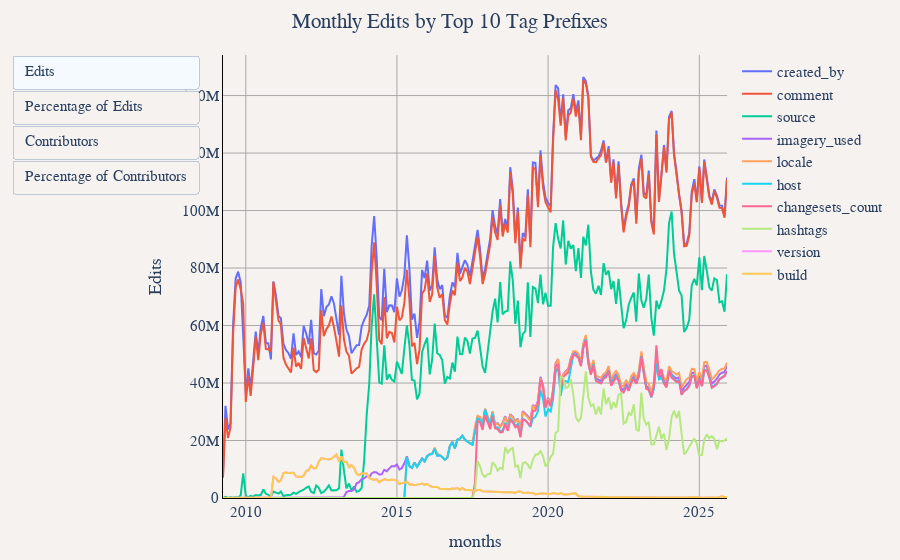

Notebook code cell kept with this figure:
### Markdown cell above
## Monthly Top 10 Tag Prefixes: Edits, Contributors, and Percentage Analysis

### Code cell
# Get top 10 tag prefixes by total edits
df = duckdb.sql("""
WITH tags_expanded AS (
    SELECT 
        year,
        month,
        user_name,
        edit_count,
        unnest(all_tags) as tag_prefix
    FROM '../changeset_data/year=*/month=*/*.parquet'
    WHERE all_tags IS NOT NULL
),
top_tags AS (
    SELECT tag_prefix
    FROM (
        SELECT
            tag_prefix,
            SUM(edit_count) as total_edits
        FROM tags_expanded
        GROUP BY tag_prefix
        ORDER BY total_edits DESC
        LIMIT 10
    )
),
monthly_tag_data AS (
    SELECT 
        te.year,
        te.month,
        CONCAT(te.year, '-', LPAD(CAST(te.month as VARCHAR), 2, '0')) as months,
        te.tag_prefix,
        COUNT(DISTINCT te.user_name) as contributors,
        SUM(te.edit_count) as edits
    FROM tags_expanded te
    WHERE te.tag_prefix IN (SELECT tag_prefix FROM top_tags)
    GROUP BY te.year, te.month, te.tag_prefix
),
monthly_total_contributors AS (
    SELECT 
        year,
        month,
        CONCAT(year, '-', LPAD(CAST(month as VARCHAR), 2, '0')) as months,
        COUNT(DISTINCT user_name) as total_contributors
    FROM '../changeset_data/year=*/month=*/*.parquet'
    WHERE all_tags IS NOT NULL
    GROUP BY year, month
),
monthly_total_edits AS (
    SELECT 
        year,
        month,
        CONCAT(year, '-', LPAD(CAST(month as VARCHAR), 2, '0')) as months,
        SUM(edit_count) as total_edits
    FROM '../changeset_data/year=*/month=*/*.parquet'
    WHERE all_tags IS NOT NULL
    GROUP BY year, month
)
SELECT 
    mtd.months,
    mtd.tag_prefix,
    mtd.contributors as "Contributors",
    mtd.edits as "Edits",
    ROUND((mtd.contributors * 100.0) / mtc.total_contributors, 2) as 'Percentage of Contributors',
    ROUND((mtd.edits * 100.0) / mte.total_edits, 2) as 'Percentage of Edits'
FROM monthly_tag_data mtd
JOIN monthly_total_contributors mtc ON mtd.months = mtc.months
JOIN monthly_total_edits mte ON mtd.months = mte.months
ORDER BY mtd.year, mtd.month, mtd.tag_prefix
""").df()

util.show_figure(
    [
        util.FigureConfig(
            title="Monthly Edits by Top 10 Tag Prefixes",
            label="Edits",
            x_col="months",
            y_col="Edits",
            group_col="tag_prefix",
            query_or_df=df,
        ),
        util.FigureConfig(
            title="Monthly Percentage of Edits by Top 10 Tag Prefixes",
            label="Percentage of Edits",
            x_col="months",
            y_col="Percentage of Edits",
            y_unit_hover_template="%",
            group_col="tag_prefix",
            query_or_df=df,
        ),
        util.FigureConfig(
            title="Monthly Contributors by Top 10 Tag Prefixes",
            label="Contributors",
            x_col="months",
            y_col="Contributors",
            group_col="tag_prefix",
            query_or_df=df,
        ),
        util.FigureConfig(
            title="Monthly Percentage of Contributors by Top 10 Tag Prefixes",
            label="Percentage of Contributors",
            x_col="months",
            y_col="Percentage of Contributors",
            y_unit_hover_template="%",
            group_col="tag_prefix",
            query_or_df=df,
        ),
    ]
)

### Figure 1 — Plotly figure (JSON) as saved in the notebook; plotly's stock layout.template omitted (floating-point values rounded to 4 significant figures; data arrays with more than 128 entries replaced by an {"elided": "..."} marker saying what was removed)
{"data": [{"hovertemplate": "created_by<br>%{x}<br>%{y:,} Edits<extra></extra>", "name": "created_by", "type": "scatter", "visible": true, "x": {"elided": "201 str values"}, "y": {"elided": "201 float values"}}, {"hovertemplate": "comment<br>%{x}<br>%{y:,} Edits<extra></extra>", "name": "comment", "type": "scatter", "visible": true, "x": {"elided": "201 str values"}, "y": {"elided": "201 float values"}}, {"hovertemplate": "source<br>%{x}<br>%{y:,} Edits<extra></extra>", "name": "source", "type": "scatter", "visible": true, "x": {"elided": "201 str values"}, "y": {"elided": "201 float values"}}, {"hovertemplate": "imagery_used<br>%{x}<br>%{y:,} Edits<extra></extra>", "name": "imagery_used", "type": "scatter", "visible": true, "x": {"elided": "201 str values"}, "y": {"elided": "201 float values"}}, {"hovertemplate": "locale<br>%{x}<br>%{y:,} Edits<extra></extra>", "name": "locale", "type": "scatter", "visible": true, "x": {"elided": "201 str values"}, "y": {"elided": "201 float values"}}, {"hovertemplate": "host<br>%{x}<br>%{y:,} Edits<extra></extra>", "name": "host", "type": "scatter", "visible": true, "x": {"elided": "201 str values"}, "y": {"elided": "201 float values"}}, {"hovertemplate": "changesets_count<br>%{x}<br>%{y:,} Edits<extra></extra>", "name": "changesets_count", "type": "scatter", "visible": true, "x": {"elided": "201 str values"}, "y": {"elided": "201 float values"}}, {"hovertemplate": "hashtags<br>%{x}<br>%{y:,} Edits<extra></extra>", "name": "hashtags", "type": "scatter", "visible": true, "x": {"elided": "201 str values"}, "y": {"elided": "201 float values"}}, {"hovertemplate": "version<br>%{x}<br>%{y:,} Edits<extra></extra>", "name": "version", "type": "scatter", "visible": true, "x": {"elided": "201 str values"}, "y": {"elided": "201 float values"}}, {"hovertemplate": "build<br>%{x}<br>%{y:,} Edits<extra></extra>", "name": "build", "type": "scatter", "visible": true, "x": {"elided": "201 str values"}, "y": {"elided": "201 float values"}}, {"hovertemplate": "created_by<br>%{x}<br>%{y:,} %<extra></extra>", "name": "created_by", "type": "scatter", "visible": false, "x": {"elided": "201 str values"}, "y": {"elided": "201 float values"}}, {"hovertemplate": "comment<br>%{x}<br>%{y:,} %<extra></extra>", "name": "comment", "type": "scatter", "visible": false, "x": {"elided": "201 str values"}, "y": {"elided": "201 float values"}}, {"hovertemplate": "source<br>%{x}<br>%{y:,} %<extra></extra>", "name": "source", "type": "scatter", "visible": false, "x": {"elided": "201 str values"}, "y": {"elided": "201 float values"}}, {"hovertemplate": "imagery_used<br>%{x}<br>%{y:,} %<extra></extra>", "name": "imagery_used", "type": "scatter", "visible": false, "x": {"elided": "201 str values"}, "y": {"elided": "201 float values"}}, {"hovertemplate": "locale<br>%{x}<br>%{y:,} %<extra></extra>", "name": "locale", "type": "scatter", "visible": false, "x": {"elided": "201 str values"}, "y": {"elided": "201 float values"}}, {"hovertemplate": "host<br>%{x}<br>%{y:,} %<extra></extra>", "name": "host", "type": "scatter", "visible": false, "x": {"elided": "201 str values"}, "y": {"elided": "201 float values"}}, {"hovertemplate": "changesets_count<br>%{x}<br>%{y:,} %<extra></extra>", "name": "changesets_count", "type": "scatter", "visible": false, "x": {"elided": "201 str values"}, "y": {"elided": "201 float values"}}, {"hovertemplate": "hashtags<br>%{x}<br>%{y:,} %<extra></extra>", "name": "hashtags", "type": "scatter", "visible": false, "x": {"elided": "201 str values"}, "y": {"elided": "201 float values"}}, {"hovertemplate": "version<br>%{x}<br>%{y:,} %<extra></extra>", "name": "version", "type": "scatter", "visible": false, "x": {"elided": "201 str values"}, "y": {"elided": "201 float values"}}, {"hovertemplate": "build<br>%{x}<br>%{y:,} %<extra></extra>", "name": "build", "type": "scatter", "visible": false, "x": {"elided": "201 str values"}, "y": {"elided": "201 float values"}}, {"hovertemplate": "created_by<br>%{x}<br>%{y:,} Contributors<extra></extra>", "name": "created_by", "type": "scatter", "visible": false, "x": {"elided": "201 str values"}, "y": {"elided": "201 int values"}}, {"hovertemplate": "comment<br>%{x}<br>%{y:,} Contributors<extra></extra>", "name": "comment", "type": "scatter", "visible": false, "x": {"elided": "201 str values"}, "y": {"elided": "201 int values"}}, {"hovertemplate": "source<br>%{x}<br>%{y:,} Contributors<extra></extra>", "name": "source", "type": "scatter", "visible": false, "x": {"elided": "201 str values"}, "y": {"elided": "201 int values"}}, {"hovertemplate": "imagery_used<br>%{x}<br>%{y:,} Contributors<extra></extra>", "name": "imagery_used", "type": "scatter", "visible": false, "x": {"elided": "201 str values"}, "y": {"elided": "201 int values"}}, {"hovertemplate": "locale<br>%{x}<br>%{y:,} Contributors<extra></extra>", "name": "locale", "type": "scatter", "visible": false, "x": {"elided": "201 str values"}, "y": {"elided": "201 int values"}}, {"hovertemplate": "host<br>%{x}<br>%{y:,} Contributors<extra></extra>", "name": "host", "type": "scatter", "visible": false, "x": {"elided": "201 str values"}, "y": {"elided": "201 int values"}}, {"hovertemplate": "changesets_count<br>%{x}<br>%{y:,} Contributors<extra></extra>", "name": "changesets_count", "type": "scatter", "visible": false, "x": {"elided": "201 str values"}, "y": {"elided": "201 int values"}}, {"hovertemplate": "hashtags<br>%{x}<br>%{y:,} Contributors<extra></extra>", "name": "hashtags", "type": "scatter", "visible": false, "x": {"elided": "201 str values"}, "y": {"elided": "201 int values"}}, {"hovertemplate": "version<br>%{x}<br>%{y:,} Contributors<extra></extra>", "name": "version", "type": "scatter", "visible": false, "x": {"elided": "201 str values"}, "y": {"elided": "201 int values"}}, {"hovertemplate": "build<br>%{x}<br>%{y:,} Contributors<extra></extra>", "name": "build", "type": "scatter", "visible": false, "x": {"elided": "201 str values"}, "y": {"elided": "201 int values"}}, {"hovertemplate": "created_by<br>%{x}<br>%{y:,} %<extra></extra>", "name": "created_by", "type": "scatter", "visible": false, "x": {"elided": "201 str values"}, "y": {"elided": "201 float values"}}, {"hovertemplate": "comment<br>%{x}<br>%{y:,} %<extra></extra>", "name": "comment", "type": "scatter", "visible": false, "x": {"elided": "201 str values"}, "y": {"elided": "201 float values"}}, {"hovertemplate": "source<br>%{x}<br>%{y:,} %<extra></extra>", "name": "source", "type": "scatter", "visible": false, "x": {"elided": "201 str values"}, "y": {"elided": "201 float values"}}, {"hovertemplate": "imagery_used<br>%{x}<br>%{y:,} %<extra></extra>", "name": "imagery_used", "type": "scatter", "visible": false, "x": {"elided": "201 str values"}, "y": {"elided": "201 float values"}}, {"hovertemplate": "locale<br>%{x}<br>%{y:,} %<extra></extra>", "name": "locale", "type": "scatter", "visible": false, "x": {"elided": "201 str values"}, "y": {"elided": "201 float values"}}, {"hovertemplate": "host<br>%{x}<br>%{y:,} %<extra></extra>", "name": "host", "type": "scatter", "visible": false, "x": {"elided": "201 str values"}, "y": {"elided": "201 float values"}}, {"hovertemplate": "changesets_count<br>%{x}<br>%{y:,} %<extra></extra>", "name": "changesets_count", "type": "scatter", "visible": false, "x": {"elided": "201 str values"}, "y": {"elided": "201 float values"}}, {"hovertemplate": "hashtags<br>%{x}<br>%{y:,} %<extra></extra>", "name": "hashtags", "type": "scatter", "visible": false, "x": {"elided": "201 str values"}, "y": {"elided": "201 float values"}}, {"hovertemplate": "version<br>%{x}<br>%{y:,} %<extra></extra>", "name": "version", "type": "scatter", "visible": false, "x": {"elided": "201 str values"}, "y": {"elided": "201 float values"}}, {"hovertemplate": "build<br>%{x}<br>%{y:,} %<extra></extra>", "name": "build", "type": "scatter", "visible": false, "x": {"elided": "201 str values"}, "y": {"elided": "201 float values"}}], "layout": {"barmode": "stack", "font": {"family": "Times", "size": 15}, "margin": {"b": 55, "l": 55, "r": 55, "t": 55}, "paper_bgcolor": "#f5f2f0", "plot_bgcolor": "#f5f2f0", "title": {"text": "Monthly Edits by Top 10 Tag Prefixes", "x": 0.5}, "updatemenus": [{"buttons": [{"args": [{"visible": [true, true, true, true, true, true, true, true, true, true, false, false, false, false, false, false, false, false, false, false, false, false, false, false, false, false, false, false, false, false, false, false, false, false, false, false, false, false, false, false]}, {"title.text": "Monthly Edits by Top 10 Tag Prefixes", "xaxis.title.text": "months", "yaxis.title.text": "Edits"}], "label": "Edits", "method": "update"}, {"args": [{"visible": [false, false, false, false, false, false, false, false, false, false, true, true, true, true, true, true, true, true, true, true, false, false, false, false, false, false, false, false, false, false, false, false, false, false, false, false, false, false, false, false]}, {"title.text": "Monthly Percentage of Edits by Top 10 Tag Prefixes", "xaxis.title.text": "months", "yaxis.title.text": "Percentage of Edits"}], "label": "Percentage of Edits", "method": "update"}, {"args": [{"visible": [false, false, false, false, false, false, false, false, false, false, false, false, false, false, false, false, false, false, false, false, true, true, true, true, true, true, true, true, true, true, false, false, false, false, false, false, false, false, false, false]}, {"title.text": "Monthly Contributors by Top 10 Tag Prefixes", "xaxis.title.text": "months", "yaxis.title.text": "Contributors"}], "label": "Contributors", "method": "update"}, {"args": [{"visible": [false, false, false, false, false, false, false, false, false, false, false, false, false, false, false, false, false, false, false, false, false, false, false, false, false, false, false, false, false, false, true, true, true, true, true, true, true, true, true, true]}, {"title.text": "Monthly Percentage of Contributors by Top 10 Tag Prefixes", "xaxis.title.text": "months", "yaxis.title.text": "Percentage of Contributors"}], "label": "Percentage of Contributors", "method": "update"}], "type": "buttons"}], "xaxis": {"gridcolor": "darkgray", "linecolor": "black", "showgrid": true, "tickcolor": "black", "title": {"text": "months"}, "zerolinecolor": "darkgray"}, "yaxis": {"gridcolor": "darkgray", "linecolor": "black", "rangemode": "tozero", "showgrid": true, "tickcolor": "black", "title": {"text": "Edits"}, "zerolinecolor": "darkgray"}}}
